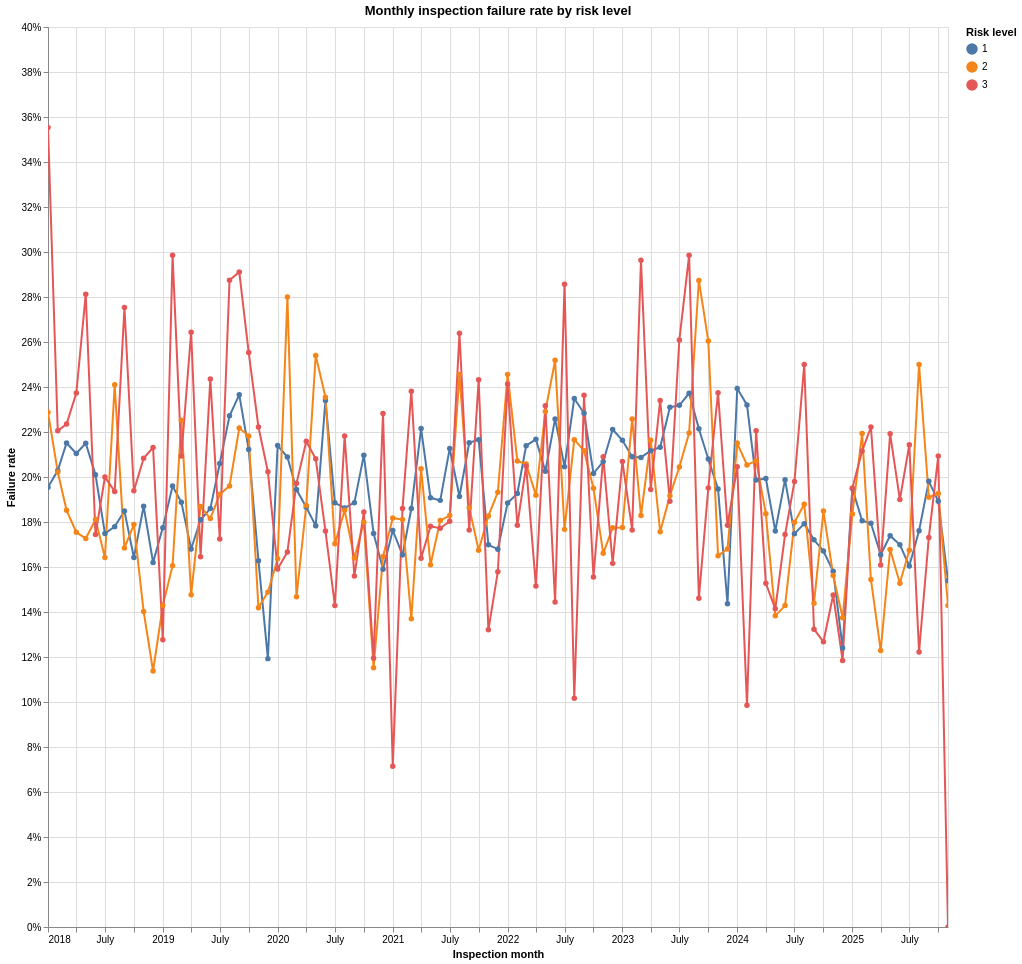

Notebook code for this chart:
### Code cell
line_chart

### Figure 1 — Vega-Lite specification as saved in the notebook (floating-point values rounded to 4 significant figures; data arrays with more than 128 entries replaced by an {"elided": "..."} marker saying what was removed)
{"config": {"view": {"continuousWidth": 300, "continuousHeight": 300}}, "data": {"name": "data-1bf826c4165d08e59ed3adfa590ac989"}, "mark": {"type": "line", "point": true}, "encoding": {"color": {"field": "risk_str", "title": "Risk level", "type": "nominal"}, "opacity": {"condition": {"param": "Risk", "value": 1.0}, "value": 0.15}, "tooltip": [{"field": "month_start", "title": "Month", "type": "temporal"}, {"field": "risk_str", "title": "Risk level", "type": "nominal"}, {"field": "inspections", "title": "# Inspections", "type": "quantitative"}, {"field": "fails", "title": "# Fails", "type": "quantitative"}, {"field": "fail_rate", "format": ".2%", "title": "Failure rate", "type": "quantitative"}], "x": {"field": "month_start", "title": "Inspection month", "type": "temporal"}, "y": {"axis": {"format": ".0%"}, "field": "fail_rate", "title": "Failure rate", "type": "quantitative"}}, "height": 900, "params": [{"name": "Risk", "select": {"type": "point", "fields": ["risk_str"]}, "bind": "legend"}, {"name": "param_3", "select": {"type": "interval", "encodings": ["x", "y"]}, "bind": "scales"}], "title": "Monthly inspection failure rate by risk level", "width": 900, "$schema": "https://vega.github.io/schema/vega-lite/v5.20.1.json", "datasets": {"data-1bf826c4165d08e59ed3adfa590ac989": {"elided": "285 records"}}}
